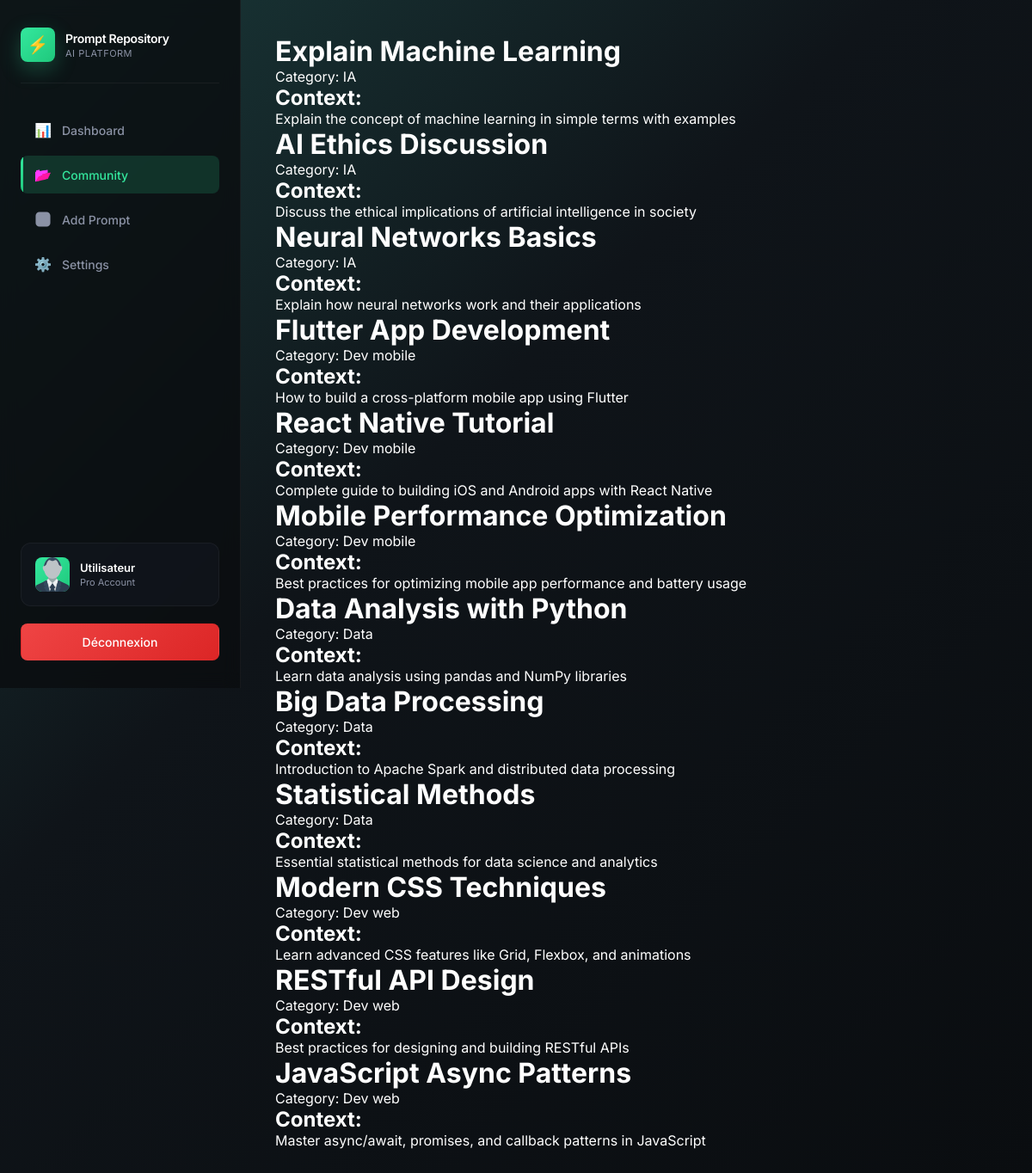
The page /Promptes/list.php on the database its author committed.
### tables this page shows
CREATE TABLE prompt(
    id INT AUTO_INCREMENT PRIMARY KEY,
    title VARCHAR(255) NOT NULL,
    context VARCHAR(255) NOT NULL,
    user_id INT,
    FOREIGN KEY (user_id) REFERENCES users(id)
);

CREATE TABLE categorie(
    id INT AUTO_INCREMENT PRIMARY KEY, 
    name VARCHAR(255) NOT NULL, 
    description VARCHAR(255) NOT NULL
);

### Promptes/list.php (the view, shortened to what this page needs)
<?php
require_once("../db.php");
try{
$stmt = $pdo->prepare("SELECT p.*, c.name AS category_name FROM prompt p INNER JOIN categorie c ON p.categorie_id = c.id");
$stmt->execute();
$allPrompts = $stmt->fetchAll(PDO::FETCH_ASSOC);
}catch(Exception $e){
    die("Error fetching prompts: " . $e->getMessage());
}
?>
<!DOCTYPE html>
<html lang="en">
<head>
    <link rel="stylesheet" href="../Css/dashboard.css?v=<?php echo time(); ?>">
</head>
<body>
    <header id="sidebar">
        <div class="logo-container" id="brand">
            <div class="logo-icon">⚡</div>
            <div class="logo-text">
                <div class="logo-name" id="siteName">Prompt Repository</div>
                <div class="logo-subtitle" id="siteTagline">AI Platform</div>
            </div>
        </div>
        <nav id="sideNav">
            <ul id="menuList">
                <li><a id="menuDashboard"  href="../index.php"><span class="nav-icon">📊</span> Dashboard</a></li>
                <li><a id="menuCategories" class="active" href="list.php"><span class="nav-icon">📂</span> Community</a></li>
                <li><a id="menuAddPrompt" href="created.php"><svg class="nav-icon-svg" viewBox="0 0 24 24" xmlns="http://www.w3.org/2000/svg" fill="none" stroke="currentColor" stroke-width="2.5"><rect x="3" y="3" width="18" height="18" rx="4"/><line x1="12" y1="8" x2="12" y2="16"/><line x1="8" y1="12" x2="16" y2="12"/></svg> Add Prompt</a></li>
                <li><a id="menuSettings" href="#"><span class="nav-icon">⚙️</span> Settings</a></li>
            </ul>
        </nav>
        <div class="user-profile" id="profileCard">
            <img src="img/user.svg" alt="User Avatar" class="user-avatar" id="userAvatar">
            <div class="user-info" id="userInfo">
                <div class="user-name" id="userName"><?php echo isset($_SESSION['username']) ? htmlspecialchars($_SESSION['username']) : 'Utilisateur'; ?></div>
                <div class="user-role" id="userRole">Pro Account</div>
            </div>
        </div>
        <a id="logoutButton" class="logout-link" href="Auth/logout.php">Déconnexion</a>
    </header>
    <main>
        <?php foreach($allPrompts as $prompt): ?>
            <div class="prompt-details">
                <h1 class="prompt-title"><?php echo htmlspecialchars($prompt['title']); ?></h1>
                <p class="prompt-category">Category: <?php echo htmlspecialchars($prompt['category_name']); ?></p>
                <div class="prompt-context">
                    <h2>Context:</h2>
                    <p><?php echo nl2br(htmlspecialchars($prompt['context'])); ?></p>
                </div>
            </div>
        <?php endforeach; ?>
    </main>
</body>
</html>

### Css/dashboard.css (style rules this page uses)
* { margin: 0; padding: 0; box-sizing: border-box; }
html { scroll-behavior: smooth; }
body { font-family: 'Inter', -apple-system, BlinkMacSystemFont, 'Segoe UI', Roboto, sans-serif; background: linear-gradient(135deg, #1a3a3a 0%, #0f1419 40%, #0a0d10 100%); color: #ffffff; min-height: 100vh; display: flex; }
header { width: 280px; background: rgba(10, 13, 16, 0.8); border-right: 1px solid rgba(255, 255, 255, 0.05); padding: 32px 24px; display: flex; flex-direction: column; height: 100vh; position: fixed; left: 0; top: 0; backdrop-filter: blur(10px); overflow-y: auto; }
.logo-container { display: flex; align-items: center; gap: 12px; margin-bottom: 32px; padding-bottom: 24px; border-bottom: 1px solid rgba(255, 255, 255, 0.05); }
.logo-icon { width: 40px; height: 40px; background: linear-gradient(135deg, #34e89e 0%, #1fc87c 100%); border-radius: 8px; display: flex; align-items: center; justify-content: center; font-size: 20px; font-weight: 700; color: #0a0d10; box-shadow: 0 8px 24px rgba(52, 232, 158, 0.25); min-width: 40px; min-height: 40px; line-height: 1; }
.logo-container div:last-child { display: flex; flex-direction: column; gap: 2px; }
.logo-container .logo-name { font-size: 14px; font-weight: 600; color: #ffffff; letter-spacing: -0.3px; }
.logo-container .logo-subtitle { font-size: 11px; color: #8b92a5; text-transform: uppercase; letter-spacing: 0.5px; }
nav { flex: 1; margin-bottom: 32px; }
nav ul { list-style: none; display: flex; flex-direction: column; gap: 8px; }
nav li { position: relative; }
nav a { display: flex; align-items: center; gap: 12px; padding: 12px 16px; color: #8b92a5; text-decoration: none; font-size: 14px; font-weight: 500; border-radius: 8px; transition: all 0.2s ease; position: relative; overflow: hidden; }
nav a .nav-icon, nav a svg, nav a img.nav-icon, nav a .nav-icon-svg { width: 20px; height: 20px; flex-shrink: 0; fill: #8b92a5; stroke: #8b92a5; transition: all 0.2s ease; display: flex; align-items: center; justify-content: center; font-size: 16px; line-height: 1; object-fit: contain; }
nav a::before { content: ''; position: absolute; left: 0; top: 0; height: 100%; width: 3px; background: linear-gradient(135deg, #34e89e 0%, #1fc87c 100%); transform: scaleY(0); transition: transform 0.2s ease; transform-origin: top; }
nav a.active { background: rgba(52, 232, 158, 0.15); color: #34e89e; }
nav a.active .nav-icon, nav a.active svg, nav a.active img.nav-icon, nav a.active .nav-icon-svg { fill: #34e89e; stroke: #34e89e; filter: invert(79%) sepia(32%) saturate(500%) hue-rotate(80deg) brightness(110%); }
nav a.active::before { transform: scaleY(1); }
.user-profile { padding: 16px; background: rgba(20, 25, 35, 0.5); border: 1px solid rgba(255, 255, 255, 0.05); border-radius: 12px; display: flex; align-items: center; gap: 12px; cursor: pointer; transition: all 0.2s ease; }
.user-avatar { width: 40px; height: 40px; border-radius: 8px; background: linear-gradient(135deg, #34e89e 0%, #1fc87c 100%); display: flex; align-items: center; justify-content: center; font-size: 18px; font-weight: 600; color: #0a0d10; flex-shrink: 0; }
.user-profile img { width: 40px; height: 40px; border-radius: 8px; object-fit: cover; flex-shrink: 0; }
.user-info { display: flex; flex-direction: column; gap: 2px; flex: 1; min-width: 0; }
.user-name { font-size: 13px; font-weight: 600; color: #ffffff; white-space: nowrap; overflow: hidden; text-overflow: ellipsis; }
.user-role { font-size: 11px; color: #8b92a5; white-space: nowrap; overflow: hidden; text-overflow: ellipsis; }
main { flex: 1; margin-left: 280px; padding: 40px; overflow-y: auto; max-width: 100%; }
.logout-link { display: block !important; padding: 12px 16px; margin-top: 20px; background: linear-gradient(135deg, #ef4444 0%, #dc2626 100%); color: #ffffff !important; text-align: center; border-radius: 8px; text-decoration: none; font-weight: 500; font-size: 14px; transition: all 0.3s ease; border: 1px solid transparent; cursor: pointer; }

### rows shown on the page
prompt: title "Explain Machine Learning", categorie.name "IA", context "Explain the concept of machine learning in simple terms with examples"
prompt: title "AI Ethics Discussion", categorie.name "IA", context "Discuss the ethical implications of artificial intelligence in society"
prompt: title "Neural Networks Basics", categorie.name "IA", context "Explain how neural networks work and their applications"
prompt: title "Flutter App Development", categorie.name "Dev mobile", context "How to build a cross-platform mobile app using Flutter"
prompt: title "React Native Tutorial", categorie.name "Dev mobile", context "Complete guide to building iOS and Android apps with React Native"
prompt: title "Mobile Performance Optimization", categorie.name "Dev mobile", context "Best practices for optimizing mobile app performance and battery usage"
prompt: title "Data Analysis with Python", categorie.name "Data", context "Learn data analysis using pandas and NumPy libraries"
prompt: title "Big Data Processing", categorie.name "Data", context "Introduction to Apache Spark and distributed data processing"
prompt: title "Statistical Methods", categorie.name "Data", context "Essential statistical methods for data science and analytics"
prompt: title "Modern CSS Techniques", categorie.name "Dev web", context "Learn advanced CSS features like Grid, Flexbox, and animations"
prompt: title "RESTful API Design", categorie.name "Dev web", context "Best practices for designing and building RESTful APIs"
prompt: title "JavaScript Async Patterns", categorie.name "Dev web", context "Master async/await, promises, and callback patterns in JavaScript"
